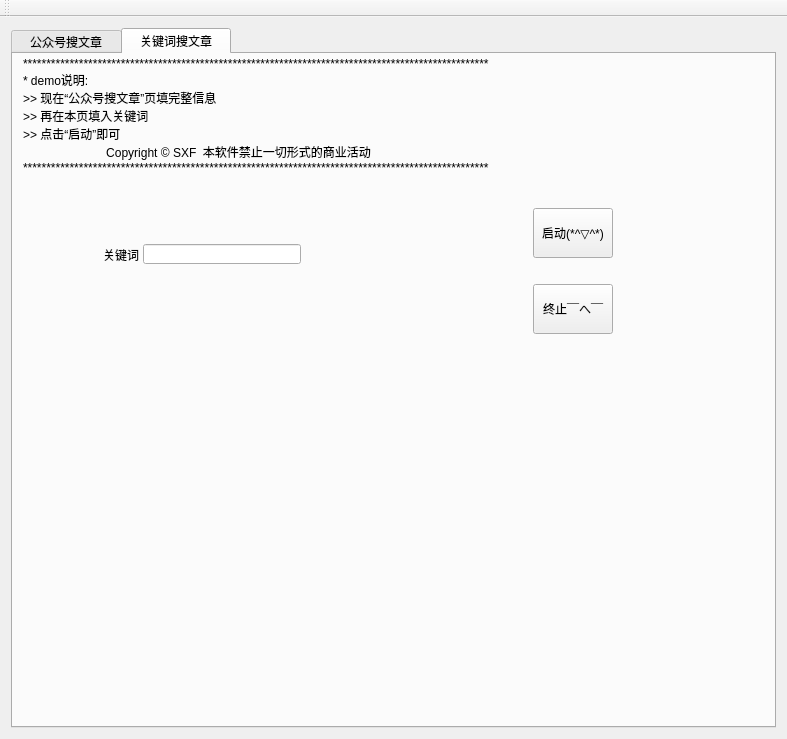
<?xml version="1.0" encoding="UTF-8"?>
<ui version="4.0">
 <class>MainWindow</class>
 <widget class="QMainWindow" name="MainWindow">
  <property name="enabled">
   <bool>true</bool>
  </property>
  <property name="geometry">
   <rect>
    <x>0</x>
    <y>0</y>
    <width>787</width>
    <height>739</height>
   </rect>
  </property>
  <property name="sizePolicy">
   <sizepolicy hsizetype="Preferred" vsizetype="Preferred">
    <horstretch>0</horstretch>
    <verstretch>0</verstretch>
   </sizepolicy>
  </property>
  <property name="minimumSize">
   <size>
    <width>620</width>
    <height>520</height>
   </size>
  </property>
  <property name="mouseTracking">
   <bool>false</bool>
  </property>
  <property name="windowTitle">
   <string>微信公众号文章</string>
  </property>
  <property name="windowIcon">
   <iconset>
    <normaloff>../../icon.jpg</normaloff>../../icon.jpg</iconset>
  </property>
  <widget class="QWidget" name="centralWidget">
   <layout class="QGridLayout" name="gridLayout">
    <item row="0" column="0">
     <widget class="QTabWidget" name="tabWidget">
      <property name="currentIndex">
       <number>1</number>
      </property>
      <widget class="QWidget" name="tab">
       <attribute name="title">
        <string>  公众号搜文章  </string>
       </attribute>
       <widget class="QWidget" name="">
        <property name="geometry">
         <rect>
          <x>10</x>
          <y>394</y>
          <width>715</width>
          <height>236</height>
         </rect>
        </property>
        <layout class="QHBoxLayout" name="horizontalLayout_2">
         <item>
          <widget class="QTableWidget" name="tableWidget_result">
           <property name="sizePolicy">
            <sizepolicy hsizetype="Expanding" vsizetype="Expanding">
             <horstretch>0</horstretch>
             <verstretch>0</verstretch>
            </sizepolicy>
           </property>
           <property name="cursor" stdset="0">
            <cursorShape>IBeamCursor</cursorShape>
           </property>
           <property name="autoFillBackground">
            <bool>false</bool>
           </property>
           <property name="frameShape">
            <enum>QFrame::StyledPanel</enum>
           </property>
           <property name="frameShadow">
            <enum>QFrame::Sunken</enum>
           </property>
           <property name="lineWidth">
            <number>1</number>
           </property>
           <property name="midLineWidth">
            <number>1</number>
           </property>
           <property name="horizontalScrollBarPolicy">
            <enum>Qt::ScrollBarAsNeeded</enum>
           </property>
           <property name="sizeAdjustPolicy">
            <enum>QAbstractScrollArea::AdjustToContents</enum>
           </property>
           <property name="autoScroll">
            <bool>true</bool>
           </property>
           <property name="alternatingRowColors">
            <bool>true</bool>
           </property>
           <property name="verticalScrollMode">
            <enum>QAbstractItemView::ScrollPerPixel</enum>
           </property>
           <property name="horizontalScrollMode">
            <enum>QAbstractItemView::ScrollPerPixel</enum>
           </property>
           <property name="gridStyle">
            <enum>Qt::SolidLine</enum>
           </property>
           <property name="sortingEnabled">
            <bool>false</bool>
           </property>
           <property name="rowCount">
            <number>5</number>
           </property>
           <property name="columnCount">
            <number>2</number>
           </property>
           <attribute name="horizontalHeaderShowSortIndicator" stdset="0">
            <bool>false</bool>
           </attribute>
           <attribute name="horizontalHeaderStretchLastSection">
            <bool>true</bool>
           </attribute>
           <attribute name="verticalHeaderCascadingSectionResizes">
            <bool>false</bool>
           </attribute>
           <row/>
           <row/>
           <row/>
           <row/>
           <row/>
           <column>
            <property name="text">
             <string>Title</string>
            </property>
           </column>
           <column>
            <property name="text">
             <string>URL</string>
            </property>
           </column>
          </widget>
         </item>
         <item>
          <spacer name="horizontalSpacer_3">
           <property name="orientation">
            <enum>Qt::Horizontal</enum>
           </property>
           <property name="sizeType">
            <enum>QSizePolicy::Preferred</enum>
           </property>
           <property name="sizeHint" stdset="0">
            <size>
             <width>10</width>
             <height>20</height>
            </size>
           </property>
          </spacer>
         </item>
         <item>
          <widget class="QLabel" name="label_notes">
           <property name="minimumSize">
            <size>
             <width>200</width>
             <height>25</height>
            </size>
           </property>
           <property name="maximumSize">
            <size>
             <width>200</width>
             <height>16777215</height>
            </size>
           </property>
           <property name="font">
            <font>
             <family>华文楷体</family>
             <pointsize>10</pointsize>
            </font>
           </property>
           <property name="whatsThis">
            <string>调试窗口</string>
           </property>
           <property name="autoFillBackground">
            <bool>false</bool>
           </property>
           <property name="frameShape">
            <enum>QFrame::Panel</enum>
           </property>
           <property name="frameShadow">
            <enum>QFrame::Sunken</enum>
           </property>
           <property name="text">
            <string/>
           </property>
           <property name="alignment">
            <set>Qt::AlignLeading|Qt::AlignLeft|Qt::AlignTop</set>
           </property>
          </widget>
         </item>
        </layout>
       </widget>
       <widget class="QWidget" name="">
        <property name="geometry">
         <rect>
          <x>10</x>
          <y>140</y>
          <width>715</width>
          <height>237</height>
         </rect>
        </property>
        <layout class="QHBoxLayout" name="horizontalLayout" stretch="1,0,0,0">
         <property name="sizeConstraint">
          <enum>QLayout::SetDefaultConstraint</enum>
         </property>
         <item>
          <layout class="QFormLayout" name="formLayout">
           <property name="formAlignment">
            <set>Qt::AlignLeading|Qt::AlignLeft|Qt::AlignVCenter</set>
           </property>
           <item row="0" column="0">
            <widget class="QLabel" name="Label_target">
             <property name="text">
              <string>目标公众号英文名</string>
             </property>
            </widget>
           </item>
           <item row="0" column="1">
            <widget class="QLineEdit" name="LineEdit_target">
             <property name="minimumSize">
              <size>
               <width>200</width>
               <height>25</height>
              </size>
             </property>
             <property name="statusTip">
              <string/>
             </property>
             <property name="placeholderText">
              <string>为空则默认新华社(xinhuashefabu1)</string>
             </property>
            </widget>
           </item>
           <item row="1" column="0">
            <widget class="QLabel" name="Label_user">
             <property name="layoutDirection">
              <enum>Qt::LeftToRight</enum>
             </property>
             <property name="text">
              <string>个人公众号账号</string>
             </property>
            </widget>
           </item>
           <item row="1" column="1">
            <widget class="QLineEdit" name="LineEdit_user">
             <property name="minimumSize">
              <size>
               <width>200</width>
               <height>25</height>
              </size>
             </property>
             <property name="placeholderText">
              <string>为空则自动打开页面后手动输入</string>
             </property>
            </widget>
           </item>
           <item row="2" column="0">
            <widget class="QLabel" name="Label_pwd">
             <property name="text">
              <string>个人公众号密码</string>
             </property>
            </widget>
           </item>
           <item row="2" column="1">
            <widget class="QLineEdit" name="LineEdit_pwd">
             <property name="minimumSize">
              <size>
               <width>200</width>
               <height>25</height>
              </size>
             </property>
             <property name="text">
              <string extracomment="123"/>
             </property>
             <property name="echoMode">
              <enum>QLineEdit::Password</enum>
             </property>
             <property name="placeholderText">
              <string>为空则自动打开页面后手动输入</string>
             </property>
            </widget>
           </item>
           <item row="3" column="0">
            <widget class="QLabel" name="gapLabel">
             <property name="text">
              <string>查询间隔(s)</string>
             </property>
            </widget>
           </item>
           <item row="3" column="1">
            <widget class="QLineEdit" name="LineEdit_timegap">
             <property name="minimumSize">
              <size>
               <width>200</width>
               <height>25</height>
              </size>
             </property>
             <property name="placeholderText">
              <string>为空则默认为5s,一页约10条，越短越快被限制</string>
             </property>
            </widget>
           </item>
           <item row="4" column="0">
            <widget class="QLabel" name="Label_time">
             <property name="text">
              <string>时间范围(年)</string>
             </property>
            </widget>
           </item>
           <item row="4" column="1">
            <layout class="QHBoxLayout" name="horizontalLayout_3" stretch="0,0,0,0,0">
             <property name="spacing">
              <number>6</number>
             </property>
             <property name="sizeConstraint">
              <enum>QLayout::SetDefaultConstraint</enum>
             </property>
             <item>
              <widget class="QLineEdit" name="lineEdit_timeStart">
               <property name="sizePolicy">
                <sizepolicy hsizetype="Preferred" vsizetype="Fixed">
                 <horstretch>0</horstretch>
                 <verstretch>0</verstretch>
                </sizepolicy>
               </property>
               <property name="minimumSize">
                <size>
                 <width>20</width>
                 <height>0</height>
                </size>
               </property>
               <property name="alignment">
                <set>Qt::AlignCenter</set>
               </property>
               <property name="placeholderText">
                <string>1999</string>
               </property>
              </widget>
             </item>
             <item>
              <widget class="QLineEdit" name="lineEdit_timeEnd">
               <property name="sizePolicy">
                <sizepolicy hsizetype="Fixed" vsizetype="Fixed">
                 <horstretch>0</horstretch>
                 <verstretch>0</verstretch>
                </sizepolicy>
               </property>
               <property name="minimumSize">
                <size>
                 <width>50</width>
                 <height>0</height>
                </size>
               </property>
               <property name="alignment">
                <set>Qt::AlignCenter</set>
               </property>
               <property name="placeholderText">
                <string>2019</string>
               </property>
              </widget>
             </item>
             <item>
              <spacer name="horizontalSpacer_4">
               <property name="orientation">
                <enum>Qt::Horizontal</enum>
               </property>
               <property name="sizeHint" stdset="0">
                <size>
                 <width>40</width>
                 <height>20</height>
                </size>
               </property>
              </spacer>
             </item>
             <item>
              <widget class="QLabel" name="label">
               <property name="minimumSize">
                <size>
                 <width>60</width>
                 <height>0</height>
                </size>
               </property>
               <property name="text">
                <string>关键词</string>
               </property>
               <property name="alignment">
                <set>Qt::AlignCenter</set>
               </property>
              </widget>
             </item>
             <item>
              <widget class="QLineEdit" name="lineEdit_keyword">
               <property name="minimumSize">
                <size>
                 <width>20</width>
                 <height>0</height>
                </size>
               </property>
              </widget>
             </item>
            </layout>
           </item>
          </layout>
         </item>
         <item>
          <spacer name="horizontalSpacer">
           <property name="orientation">
            <enum>Qt::Horizontal</enum>
           </property>
           <property name="sizeHint" stdset="0">
            <size>
             <width>20</width>
             <height>20</height>
            </size>
           </property>
          </spacer>
         </item>
         <item>
          <layout class="QVBoxLayout" name="verticalLayout">
           <property name="leftMargin">
            <number>0</number>
           </property>
           <item>
            <widget class="QPushButton" name="pushButton_start">
             <property name="minimumSize">
              <size>
               <width>20</width>
               <height>50</height>
              </size>
             </property>
             <property name="cursor">
              <cursorShape>PointingHandCursor</cursorShape>
             </property>
             <property name="text">
              <string>启动(*^▽^*)</string>
             </property>
             <property name="iconSize">
              <size>
               <width>24</width>
               <height>24</height>
              </size>
             </property>
            </widget>
           </item>
           <item>
            <widget class="QCheckBox" name="checkBox">
             <property name="cursor">
              <cursorShape>PointingHandCursor</cursorShape>
             </property>
             <property name="statusTip">
              <string/>
             </property>
             <property name="whatsThis">
              <string>记住密码</string>
             </property>
             <property name="autoFillBackground">
              <bool>true</bool>
             </property>
             <property name="text">
              <string>记住密码</string>
             </property>
             <property name="checked">
              <bool>true</bool>
             </property>
            </widget>
           </item>
           <item>
            <widget class="QPushButton" name="pushButton_stop">
             <property name="minimumSize">
              <size>
               <width>20</width>
               <height>50</height>
              </size>
             </property>
             <property name="cursor">
              <cursorShape>PointingHandCursor</cursorShape>
             </property>
             <property name="text">
              <string>终止￣へ￣</string>
             </property>
            </widget>
           </item>
          </layout>
         </item>
         <item>
          <spacer name="horizontalSpacer_2">
           <property name="orientation">
            <enum>Qt::Horizontal</enum>
           </property>
           <property name="sizeHint" stdset="0">
            <size>
             <width>20</width>
             <height>20</height>
            </size>
           </property>
          </spacer>
         </item>
        </layout>
       </widget>
       <widget class="QLabel" name="label_head">
        <property name="geometry">
         <rect>
          <x>10</x>
          <y>10</y>
          <width>715</width>
          <height>124</height>
         </rect>
        </property>
        <property name="minimumSize">
         <size>
          <width>0</width>
          <height>120</height>
         </size>
        </property>
        <property name="text">
         <string>****************************************************************************************************
* 程序原理:
&gt;&gt; 通过selenium登录获取token和cookie，再自动爬取和下载
* 使用前提： *
&gt;&gt; 电脑已装Firefox、Chrome、Opera、Edge等浏览器(默认Firefox驱动)
&gt;&gt; 下载selenium驱动放入python安装目录，将目录添加至环境变量(https://www.seleniumhq.org/download/)
&gt;&gt; 申请一个微信公众号(https://mp.weixin.qq.com)
                         Copyright © SXF  本软件禁止一切形式的商业活动
****************************************************************************************************</string>
        </property>
       </widget>
      </widget>
      <widget class="QWidget" name="tab_2">
       <attribute name="title">
        <string>  关键词搜文章  </string>
       </attribute>
       <widget class="QLabel" name="Label_time_2">
        <property name="geometry">
         <rect>
          <x>90</x>
          <y>190</y>
          <width>36</width>
          <height>21</height>
         </rect>
        </property>
        <property name="text">
         <string>关键词</string>
        </property>
       </widget>
       <widget class="QLineEdit" name="lineEdit_keyword_2">
        <property name="geometry">
         <rect>
          <x>130</x>
          <y>190</y>
          <width>158</width>
          <height>20</height>
         </rect>
        </property>
        <property name="minimumSize">
         <size>
          <width>20</width>
          <height>0</height>
         </size>
        </property>
       </widget>
       <widget class="QLabel" name="label_head_2">
        <property name="geometry">
         <rect>
          <x>10</x>
          <y>0</y>
          <width>715</width>
          <height>124</height>
         </rect>
        </property>
        <property name="minimumSize">
         <size>
          <width>0</width>
          <height>120</height>
         </size>
        </property>
        <property name="text">
         <string>****************************************************************************************************
* demo说明:
&gt;&gt; 现在“公众号搜文章”页填完整信息
&gt;&gt; 再在本页填入关键词
&gt;&gt; 点击“启动”即可
                         Copyright © SXF  本软件禁止一切形式的商业活动
****************************************************************************************************</string>
        </property>
       </widget>
       <widget class="QPushButton" name="pushButton_stop_2">
        <property name="geometry">
         <rect>
          <x>520</x>
          <y>230</y>
          <width>80</width>
          <height>50</height>
         </rect>
        </property>
        <property name="minimumSize">
         <size>
          <width>20</width>
          <height>50</height>
         </size>
        </property>
        <property name="cursor">
         <cursorShape>PointingHandCursor</cursorShape>
        </property>
        <property name="text">
         <string>终止￣へ￣</string>
        </property>
       </widget>
       <widget class="QPushButton" name="pushButton_start_2">
        <property name="geometry">
         <rect>
          <x>520</x>
          <y>154</y>
          <width>80</width>
          <height>50</height>
         </rect>
        </property>
        <property name="minimumSize">
         <size>
          <width>20</width>
          <height>50</height>
         </size>
        </property>
        <property name="cursor">
         <cursorShape>PointingHandCursor</cursorShape>
        </property>
        <property name="text">
         <string>启动(*^▽^*)</string>
        </property>
        <property name="iconSize">
         <size>
          <width>24</width>
          <height>24</height>
         </size>
        </property>
       </widget>
      </widget>
     </widget>
    </item>
   </layout>
  </widget>
  <widget class="QMenuBar" name="menuBar">
   <property name="geometry">
    <rect>
     <x>0</x>
     <y>0</y>
     <width>787</width>
     <height>23</height>
    </rect>
   </property>
  </widget>
  <widget class="QToolBar" name="mainToolBar">
   <attribute name="toolBarArea">
    <enum>TopToolBarArea</enum>
   </attribute>
   <attribute name="toolBarBreak">
    <bool>false</bool>
   </attribute>
  </widget>
 </widget>
 <layoutdefault spacing="6" margin="11"/>
 <resources/>
 <connections>
  <connection>
   <sender>pushButton_start</sender>
   <signal>clicked()</signal>
   <receiver>MainWindow</receiver>
   <slot>Start_Run()</slot>
   <hints>
    <hint type="sourcelabel">
     <x>707</x>
     <y>282</y>
    </hint>
    <hint type="destinationlabel">
     <x>396</x>
     <y>104</y>
    </hint>
   </hints>
  </connection>
  <connection>
   <sender>pushButton_stop</sender>
   <signal>clicked()</signal>
   <receiver>MainWindow</receiver>
   <slot>Stop_Run()</slot>
   <hints>
    <hint type="sourcelabel">
     <x>707</x>
     <y>412</y>
    </hint>
    <hint type="destinationlabel">
     <x>471</x>
     <y>241</y>
    </hint>
   </hints>
  </connection>
  <connection>
   <sender>pushButton_start_2</sender>
   <signal>clicked()</signal>
   <receiver>MainWindow</receiver>
   <slot>Start_Run_2()</slot>
   <hints>
    <hint type="sourcelabel">
     <x>593</x>
     <y>251</y>
    </hint>
    <hint type="destinationlabel">
     <x>786</x>
     <y>250</y>
    </hint>
   </hints>
  </connection>
  <connection>
   <sender>pushButton_stop_2</sender>
   <signal>clicked()</signal>
   <receiver>MainWindow</receiver>
   <slot>Stop_Run_2()</slot>
   <hints>
    <hint type="sourcelabel">
     <x>587</x>
     <y>312</y>
    </hint>
    <hint type="destinationlabel">
     <x>801</x>
     <y>301</y>
    </hint>
   </hints>
  </connection>
 </connections>
 <slots>
  <slot>Start_Run()</slot>
  <slot>Stop_Run()</slot>
  <slot>Table_Update()</slot>
  <slot>Start_Run_2()</slot>
  <slot>Stop_Run_2()</slot>
 </slots>
</ui>
